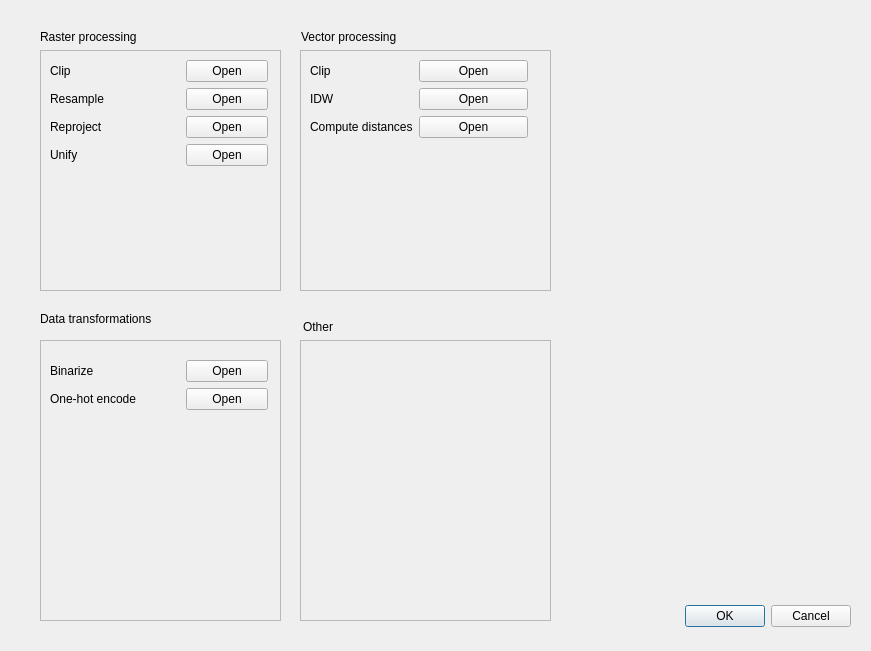
<?xml version="1.0" encoding="UTF-8"?>
<ui version="4.0">
 <class>Dialog</class>
 <widget class="QDialog" name="Dialog">
  <property name="geometry">
   <rect>
    <x>0</x>
    <y>0</y>
    <width>871</width>
    <height>651</height>
   </rect>
  </property>
  <property name="windowTitle">
   <string>Preprocessing all</string>
  </property>
  <widget class="QDialogButtonBox" name="buttonBox">
   <property name="geometry">
    <rect>
     <x>230</x>
     <y>600</y>
     <width>621</width>
     <height>32</height>
    </rect>
   </property>
   <property name="orientation">
    <enum>Qt::Horizontal</enum>
   </property>
   <property name="standardButtons">
    <set>QDialogButtonBox::Cancel|QDialogButtonBox::Ok</set>
   </property>
  </widget>
  <widget class="QFrame" name="frame">
   <property name="geometry">
    <rect>
     <x>40</x>
     <y>50</y>
     <width>241</width>
     <height>241</height>
    </rect>
   </property>
   <property name="frameShape">
    <enum>QFrame::StyledPanel</enum>
   </property>
   <property name="frameShadow">
    <enum>QFrame::Raised</enum>
   </property>
   <widget class="QPushButton" name="pushButton_7">
    <property name="geometry">
     <rect>
      <x>320</x>
      <y>150</y>
      <width>89</width>
      <height>25</height>
     </rect>
    </property>
    <property name="text">
     <string>Open</string>
    </property>
   </widget>
   <widget class="QWidget" name="">
    <property name="geometry">
     <rect>
      <x>10</x>
      <y>10</y>
      <width>218</width>
      <height>120</height>
     </rect>
    </property>
    <layout class="QFormLayout" name="formLayout_2">
     <item row="0" column="0">
      <widget class="QLabel" name="label_5">
       <property name="text">
        <string>Clip</string>
       </property>
      </widget>
     </item>
     <item row="0" column="1">
      <widget class="QPushButton" name="pushButton">
       <property name="text">
        <string>Open</string>
       </property>
      </widget>
     </item>
     <item row="1" column="0">
      <widget class="QLabel" name="label_6">
       <property name="text">
        <string>Resample</string>
       </property>
      </widget>
     </item>
     <item row="1" column="1">
      <widget class="QPushButton" name="pushButton_4">
       <property name="text">
        <string>Open</string>
       </property>
      </widget>
     </item>
     <item row="2" column="0">
      <widget class="QLabel" name="label_7">
       <property name="minimumSize">
        <size>
         <width>130</width>
         <height>0</height>
        </size>
       </property>
       <property name="text">
        <string>Reproject</string>
       </property>
      </widget>
     </item>
     <item row="2" column="1">
      <widget class="QPushButton" name="pushButton_2">
       <property name="text">
        <string>Open</string>
       </property>
      </widget>
     </item>
     <item row="3" column="0">
      <widget class="QLabel" name="label_8">
       <property name="text">
        <string>Unify</string>
       </property>
      </widget>
     </item>
     <item row="3" column="1">
      <widget class="QPushButton" name="pushButton_3">
       <property name="text">
        <string>Open</string>
       </property>
      </widget>
     </item>
    </layout>
   </widget>
  </widget>
  <widget class="QFrame" name="frame_2">
   <property name="geometry">
    <rect>
     <x>300</x>
     <y>50</y>
     <width>251</width>
     <height>241</height>
    </rect>
   </property>
   <property name="frameShape">
    <enum>QFrame::StyledPanel</enum>
   </property>
   <property name="frameShadow">
    <enum>QFrame::Raised</enum>
   </property>
   <widget class="QWidget" name="">
    <property name="geometry">
     <rect>
      <x>10</x>
      <y>10</y>
      <width>218</width>
      <height>89</height>
     </rect>
    </property>
    <layout class="QFormLayout" name="formLayout_3">
     <item row="0" column="0">
      <widget class="QLabel" name="label_9">
       <property name="text">
        <string>Clip</string>
       </property>
      </widget>
     </item>
     <item row="0" column="1">
      <widget class="QPushButton" name="pushButton_5">
       <property name="text">
        <string>Open</string>
       </property>
      </widget>
     </item>
     <item row="1" column="0">
      <widget class="QLabel" name="label_10">
       <property name="text">
        <string>IDW</string>
       </property>
      </widget>
     </item>
     <item row="1" column="1">
      <widget class="QPushButton" name="pushButton_6">
       <property name="text">
        <string>Open</string>
       </property>
      </widget>
     </item>
     <item row="2" column="0">
      <widget class="QLabel" name="label_11">
       <property name="text">
        <string>Compute distances</string>
       </property>
      </widget>
     </item>
     <item row="2" column="1">
      <widget class="QPushButton" name="pushButton_8">
       <property name="text">
        <string>Open</string>
       </property>
      </widget>
     </item>
    </layout>
   </widget>
  </widget>
  <widget class="QFrame" name="frame_3">
   <property name="geometry">
    <rect>
     <x>300</x>
     <y>340</y>
     <width>251</width>
     <height>281</height>
    </rect>
   </property>
   <property name="frameShape">
    <enum>QFrame::StyledPanel</enum>
   </property>
   <property name="frameShadow">
    <enum>QFrame::Raised</enum>
   </property>
  </widget>
  <widget class="QLabel" name="label">
   <property name="geometry">
    <rect>
     <x>40</x>
     <y>28</y>
     <width>131</width>
     <height>17</height>
    </rect>
   </property>
   <property name="text">
    <string>Raster processing</string>
   </property>
  </widget>
  <widget class="QLabel" name="label_2">
   <property name="geometry">
    <rect>
     <x>301</x>
     <y>28</y>
     <width>131</width>
     <height>17</height>
    </rect>
   </property>
   <property name="text">
    <string>Vector processing</string>
   </property>
  </widget>
  <widget class="QLabel" name="label_3">
   <property name="geometry">
    <rect>
     <x>303</x>
     <y>318</y>
     <width>131</width>
     <height>17</height>
    </rect>
   </property>
   <property name="text">
    <string>Other</string>
   </property>
  </widget>
  <widget class="QLabel" name="label_4">
   <property name="geometry">
    <rect>
     <x>40</x>
     <y>310</y>
     <width>151</width>
     <height>17</height>
    </rect>
   </property>
   <property name="text">
    <string>Data transformations</string>
   </property>
  </widget>
  <widget class="QFrame" name="frame_4">
   <property name="geometry">
    <rect>
     <x>40</x>
     <y>340</y>
     <width>241</width>
     <height>281</height>
    </rect>
   </property>
   <property name="frameShape">
    <enum>QFrame::StyledPanel</enum>
   </property>
   <property name="frameShadow">
    <enum>QFrame::Raised</enum>
   </property>
   <widget class="QWidget" name="">
    <property name="geometry">
     <rect>
      <x>10</x>
      <y>20</y>
      <width>218</width>
      <height>58</height>
     </rect>
    </property>
    <layout class="QFormLayout" name="formLayout">
     <item row="0" column="0">
      <widget class="QLabel" name="label_12">
       <property name="text">
        <string>Binarize</string>
       </property>
      </widget>
     </item>
     <item row="0" column="1">
      <widget class="QPushButton" name="pushButton_10">
       <property name="text">
        <string>Open</string>
       </property>
      </widget>
     </item>
     <item row="1" column="0">
      <widget class="QLabel" name="label_13">
       <property name="minimumSize">
        <size>
         <width>130</width>
         <height>0</height>
        </size>
       </property>
       <property name="text">
        <string>One-hot encode</string>
       </property>
      </widget>
     </item>
     <item row="1" column="1">
      <widget class="QPushButton" name="pushButton_9">
       <property name="text">
        <string>Open</string>
       </property>
      </widget>
     </item>
    </layout>
   </widget>
  </widget>
 </widget>
 <resources/>
 <connections>
  <connection>
   <sender>buttonBox</sender>
   <signal>accepted()</signal>
   <receiver>Dialog</receiver>
   <slot>accept()</slot>
   <hints>
    <hint type="sourcelabel">
     <x>248</x>
     <y>254</y>
    </hint>
    <hint type="destinationlabel">
     <x>157</x>
     <y>274</y>
    </hint>
   </hints>
  </connection>
  <connection>
   <sender>buttonBox</sender>
   <signal>rejected()</signal>
   <receiver>Dialog</receiver>
   <slot>reject()</slot>
   <hints>
    <hint type="sourcelabel">
     <x>316</x>
     <y>260</y>
    </hint>
    <hint type="destinationlabel">
     <x>286</x>
     <y>274</y>
    </hint>
   </hints>
  </connection>
 </connections>
</ui>
